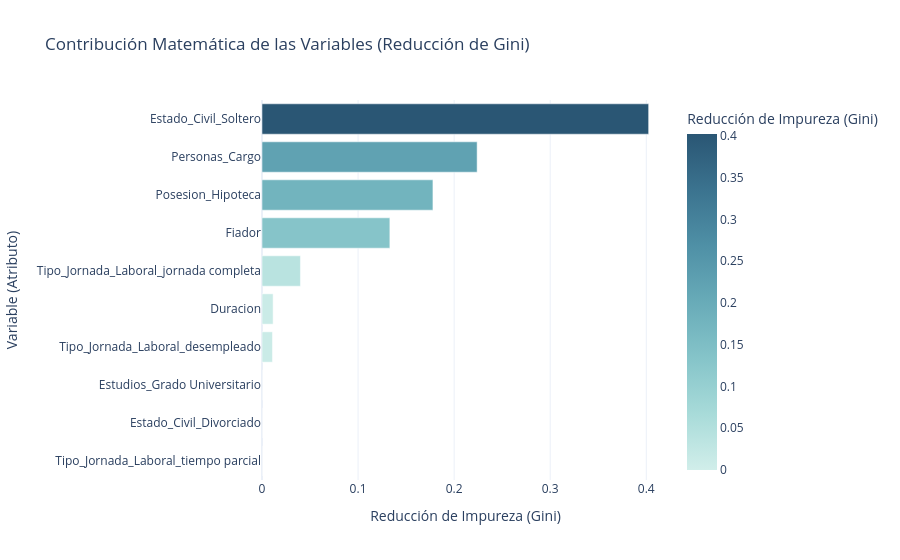

This figure's notebook cell:
### Markdown cell above
## 4. Análisis de Reducción de Impureza (Feature Importance)
En los árboles CART, la importancia de una variable no se calcula por coeficientes (como en una Regresión Logística), sino por la **cantidad total de impureza de Gini que esa variable logra reducir** a lo largo de todos los nodos donde actúa como criterio de división, ponderada por la fracción de muestras que pasan por esos nodos.

Matemáticamente, la importancia de la variable $j$ es:
$$Importancia(j) = \sum_{m \in Nodos\_con\_j} p(m) \times \Delta Gini(m)$$

A continuación, calculamos y extraemos las variables que mayor reducción de impureza aportan al modelo:

### Code cell
# CÁLCULO DE LA REDUCCIÓN DE IMPUREZA (FEATURE IMPORTANCE)

# Extraemos la importancia calculada internamente mediante reducción de Gini
importancias_gini = tree_model.feature_importances_

df_gini = pd.DataFrame({
    'Variable (Atributo)': X_train.columns,
    'Reducción de Impureza (Gini)': importancias_gini
}).sort_values(by='Reducción de Impureza (Gini)', ascending=True).tail(10) # Top 10

# Gráfico interactivo
fig_gini = px.bar(
    df_gini, 
    x='Reducción de Impureza (Gini)', 
    y='Variable (Atributo)', 
    orientation='h',
    title='Contribución Matemática de las Variables (Reducción de Gini)',
    color='Reducción de Impureza (Gini)',
    color_continuous_scale='Teal'
)
fig_gini.update_layout(template="plotly_white")
fig_gini.show()

print("\n INTERPRETACIÓN DEL NODO RAÍZ:")
variable_raiz = df_gini.iloc[-1]['Variable (Atributo)']
print(f"La variable '{variable_raiz}' es la que genera el primer split (el nodo raíz) porque es matemáticamente la que consigue la mayor caída de la impureza de Gini (Δ Gini) en el primer corte de todo el dataset.")

### Figure 1 — Plotly figure (JSON) as saved in the notebook; plotly's stock layout.template omitted (floating-point values rounded to 4 significant figures)
{"data": [{"hovertemplate": "Reducción de Impureza (Gini)=%{marker.color}<br>Variable (Atributo)=%{y}<extra></extra>", "legendgroup": "", "marker": {"color": [0.0, 0.0, 0.0001219, 0.01088, 0.01158, 0.04, 0.1331, 0.1779, 0.2239, 0.4025], "coloraxis": "coloraxis", "pattern": {"shape": ""}}, "name": "", "orientation": "h", "showlegend": false, "textposition": "auto", "type": "bar", "x": [0.0, 0.0, 0.0001219, 0.01088, 0.01158, 0.04, 0.1331, 0.1779, 0.2239, 0.4025], "xaxis": "x", "y": ["Tipo_Jornada_Laboral_tiempo parcial", "Estado_Civil_Divorciado", "Estudios_Grado Universitario", "Tipo_Jornada_Laboral_desempleado", "Duracion", "Tipo_Jornada_Laboral_jornada completa", "Fiador", "Posesion_Hipoteca", "Personas_Cargo", "Estado_Civil_Soltero"], "yaxis": "y"}], "layout": {"barmode": "relative", "coloraxis": {"colorbar": {"title": {"text": "Reducción de Impureza (Gini)"}}, "colorscale": [[0, "rgb(209, 238, 234)"], [0.1667, "rgb(168, 219, 217)"], [0.3333, "rgb(133, 196, 201)"], [0.5, "rgb(104, 171, 184)"], [0.6667, "rgb(79, 144, 166)"], [0.8333, "rgb(59, 115, 143)"], [1, "rgb(42, 86, 116)"]]}, "legend": {"tracegroupgap": 0}, "title": {"text": "Contribución Matemática de las Variables (Reducción de Gini)"}, "xaxis": {"anchor": "y", "domain": [0, 1], "title": {"text": "Reducción de Impureza (Gini)"}}, "yaxis": {"anchor": "x", "domain": [0, 1], "title": {"text": "Variable (Atributo)"}}}}
